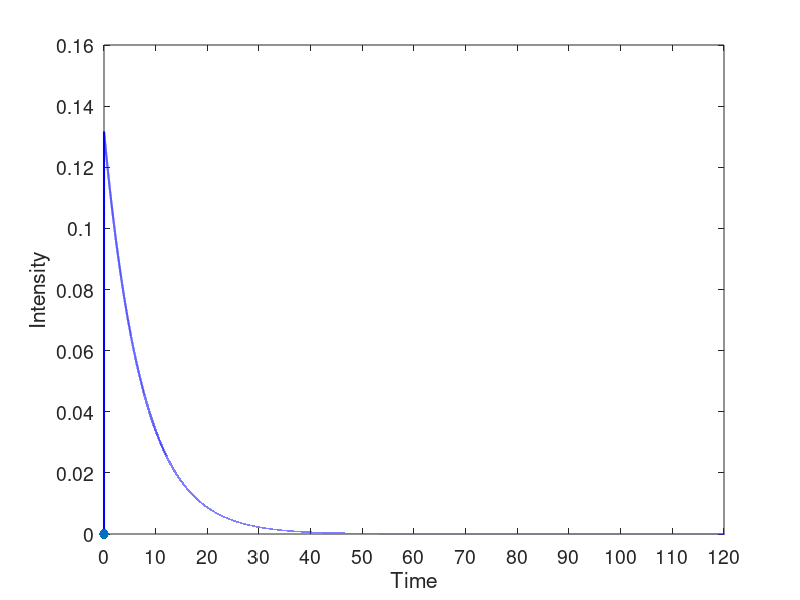

Write MATLAB code to recreate this figure. (Note: this script raises an error after producing the figure.)

%% Code to generate Figure 1 of CLOSING THE SERVICE: Contrasting Activity-Based and Time-Based Systematic Closure Policies
% By Antonio Castellanos, Andrew Daw, Amy Ward and Galit B. Yom-Tov

    % Parameters for the Hawkes process
    alpha = 7.9/60;   % influence of past events
    beta = 8.15/60;    % decay of intensity
    

    T = 500;       % total time to simulate

    % Initialize with the first event at time 0
    events = [0];  
    t = 0;         % Start from time zero

    while t < T
        % Calculate the conditional intensity function \mu_t
        mu_t = sum(alpha * exp(-beta * (t - events)));

        % Generate the next event time with the thinning algorithm
        u = rand();  % Uniformly distributed random number 
        tau = -log(u) / mu_t; % Time until next event
        t = t + tau; % Proposed next event time
        
        % Ensure we do not go past the end time T
        if t >= T
            break; % If the proposed time is outside the simulation window, break
        end

        % Determine if the event is accepted
        mu_t_prime = sum(alpha * exp(-beta * (t - events)));
        d = rand();  % uniformly distributed random number
        if d <= mu_t_prime / mu_t
            events = [events t]; % Accept  event
        end
    end

    % Calculate intensity  for plotting
    time_points = linspace(0, T, 1000000);
    intensity_values = arrayfun(@(t) sum(alpha * exp(-beta * (t - events(events < t)))), time_points);

    % Plot the intensity and the event arrivals
    figure;
    plot(time_points, intensity_values, 'b-', 'LineWidth', 1.5); hold on;
    scatter(events, zeros(size(events)), 50, 'or', 'filled'); % Show arrivals as red dots
    xlim([0 120])
    xlabel('Time');
    ylabel('Intensity');
    xticks(0:10:T);
    set(gca,'FontSize',14)
    yline(0.04, 'k--', 'LineWidth', 1.5);
        xline(25, '--', 'LineWidth', 1.5, 'Color',[0.0000, 0.4275, 0.1725]);
    yLimits = get(gca, 'YLim'); 
    fill([15.3 15.3 25 25], [yLimits(1) yLimits(2) yLimits(2) yLimits(1)], [0.0000, 0.4275, 0.1725], 'FaceAlpha', 0.12, 'EdgeColor', 'none');
   
    legend('\mu_t', 'Events', 'Activity level policy', 'Inactive time policy','Location', 'northeast');
    text(52, 0.052, '$l$', 'FontSize', 17, 'HorizontalAlignment', 'right', Interpreter='latex', FontWeight='bold'); 
    text(52, 0.052, '$l$', 'FontSize', 17, 'HorizontalAlignment', 'right', Interpreter='latex', FontWeight='bold');
    text(21, 0.46, '\epsilon', 'FontSize', 17, 'HorizontalAlignment', 'right'); % Adjust the -5 according to your figure's actual margins

    hold off;
